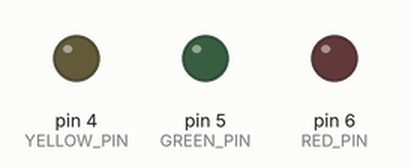
This program was run on a simulated Arduino Uno, built with avr-gcc and run on an emulated ATmega328P. Parts: output pins drawn as LEDs (lit = HIGH).

Above: at 0.2 s.
At 0.5 s:
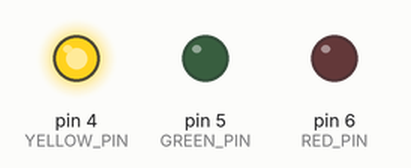
At 1.1 s:
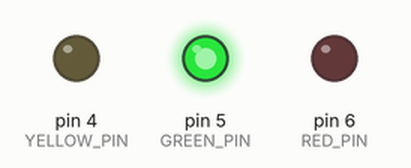
At 2.1 s:
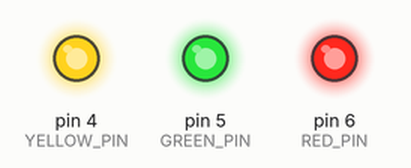
At 3.3 s:
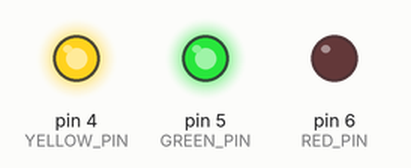
At 4.3 s:
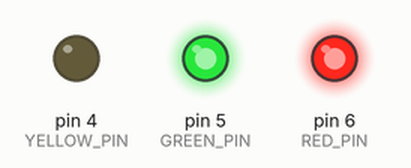
Timing chart, 0 to 4.6 s (numbered marks = the images above):
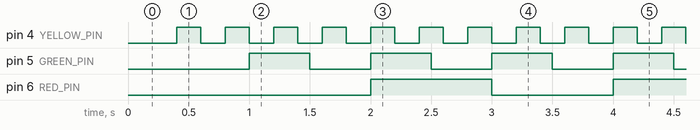

The program:

main.cpp
```cpp
#include <Arduino.h>

constexpr uint8_t   YELLOW_PIN    = 4;
constexpr uint8_t   GREEN_PIN     = 5;
constexpr uint8_t   RED_PIN       = 6;

constexpr uint16_t  YELLOW_DELAY  = 200;
constexpr uint16_t  GREEN_DELAY   = 500;
constexpr uint16_t  RED_DELAY     = 1000;

uint64_t yellow_prev              = 0;
uint64_t green_prev               = 0;
uint64_t red_prev                 = 0;

bool yellow_on                    = true;
bool green_on                     = true;
bool red_on                       = true;

void toggleIfNeeded(uint8_t pin, uint16_t delay, uint64_t* prev, bool* on);

void setup() {
  pinMode(YELLOW_PIN, OUTPUT);
  pinMode(GREEN_PIN, OUTPUT);
  pinMode(RED_PIN, OUTPUT);
}

void loop() {
  toggleIfNeeded(YELLOW_PIN, YELLOW_DELAY, &yellow_prev, &yellow_on);
  toggleIfNeeded(GREEN_PIN, GREEN_DELAY, &green_prev, &green_on);
  toggleIfNeeded(RED_PIN, RED_DELAY, &red_prev, &red_on);
}

void toggleIfNeeded(uint8_t pin, uint16_t delay, uint64_t* prev, bool* on){
  if (millis() - *prev >= delay){
    *on = !*on;
    digitalWrite(pin, *on);
    *prev = millis();
  }
}
```

Measured:
- by itself, pin 4 (YELLOW_PIN): alternates HIGH for 0.20 s and LOW for 0.20 s
- by itself, pin 5 (GREEN_PIN): alternates HIGH for 0.50 s and LOW for 0.50 s
- by itself, pin 6 (RED_PIN): alternates HIGH for 1.0 s and LOW for 1.0 s
